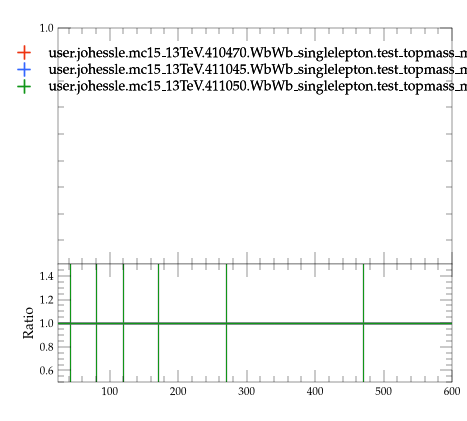

This chart was generated by the following Python code:
#! /usr/bin/env python3

# This Python script was auto-generated using YODA v2.1.2.
# Analysis object: /WbWb_singlelepton/pT_jet2
# Timestamp: 07-08-2026 (09:16:02)

import matplotlib as mpl
import matplotlib.pyplot as plt
mpl.use('Agg') # comment out for interactive use
import os
import numpy as np
from numpy import nan, inf

plotDir = os.path.split(os.path.realpath(__file__))[0]
if 'YODA_USER_PLOT_PATH' in globals():
    plot_outdir = globals()['YODA_USER_PLOT_PATH']
else:
    plot_outdir = plotDir

#plot style
plt.style.use(os.path.join(plotDir, '../default.mplstyle'))
# plot metadata
figW, figH = plt.rcParams['figure.figsize']
ax_xLabel = ''
ax_yLabel = ''
ax_title  = ''
ax_xScale = 'linear'
ax_yScale = 'linear'
xLims = (25.0, 600.0)
yLims = (0.11, 1.0)

# TeX-friendly labels for the legend
labels = {
  'legend' : ([ r"user.johessle.mc15\_13TeV.410470.WbWb\_singlelepton.test\_topmass\_mppui", r"user.johessle.mc15\_13TeV.411045.WbWb\_singlelepton.test\_topmass\_mppui", r"user.johessle.mc15\_13TeV.411050.WbWb\_singlelepton.test\_topmass\_mppui" ], r""),
}

# Adjust canvas width and height
canvasW = 10.0
canvasH = 9.0
figW *= canvasW/10.
figH *= canvasH/9.

# Create figure and axis objects
fig, (ax, ratio0_ax) = plt.subplots(2, 1, sharex=True,
                  figsize=(figW,figH), gridspec_kw={'height_ratios': (6.0, 3.0)})

# Set figure margins
plt.subplots_adjust(
    left   = 1.0 * plt.rcParams['figure.subplot.left'],
    right  = 1.0 * plt.rcParams['figure.subplot.right'],
    top    = 1.0 * plt.rcParams['figure.subplot.top'],
    bottom = 1.0 * plt.rcParams['figure.subplot.bottom'])

ratio0_ax.yaxis.set_major_locator(mpl.ticker.MultipleLocator(0.2))
ratio0_ax.set_ylim(0.5, 1.4999)
ratio0_ax.set_ylabel('Ratio')

# the numerical data is stored in a separate file
dataf = dict()
prefix = os.path.split(__file__)[0]
if prefix:    prefix = prefix + '/'
exec(open(prefix+'pT_jet2__data.py').read(), dataf)


legend_handles = dict() # keep track of handles for the legend

# style options for curves
# starts at zorder>=5 to draw curve on top of legend
styles = {
  'user.johessle.mc15_13TeV.410470.WbWb_singlelepton.test_topmass_mppui.yoda': {
    'color' : '#EE3311',
    'linestyle' : '-',
    'lineopacity' : 1.0,
    'linewidth' : 1,
    'marker' : 'none',
    'markersize' : 2,
    'capsize' : 0.0,
    'zorder' : 5,
    'histstyle' : 1,
    'drawstyle' : 'steps-pre',
    'xerrorbars' : 1,
    'yerrorbars' : 1,
    'fillcolor' : None,
    'fillopacity' : 1.0,
    'ratio0_linestyle' : '-',
    'ratio0_lineopacity' : 1.0,
    'ratio0_linewidth' : 1,
    'ratio0_marker' : 'none',
    'ratio0_markersize' : 2,
    'ratio0_capsize' : 0.0,
    'ratio0_zorder' : 5,
    'ratio0_histstyle' : 1,
    'ratio0_drawstyle' : 'steps-pre',
    'ratio0_xerrorbars' : 1,
    'ratio0_yerrorbars' : 1,
  },
  'user.johessle.mc15_13TeV.411045.WbWb_singlelepton.test_topmass_mppui.yoda': {
    'color' : '#3366FF',
    'linestyle' : '-',
    'lineopacity' : 1.0,
    'linewidth' : 1,
    'marker' : 'none',
    'markersize' : 2,
    'capsize' : 0.0,
    'zorder' : 6,
    'histstyle' : 1,
    'drawstyle' : 'steps-pre',
    'xerrorbars' : 1,
    'yerrorbars' : 1,
    'fillcolor' : None,
    'fillopacity' : 1.0,
    'ratio0_linestyle' : '-',
    'ratio0_lineopacity' : 1.0,
    'ratio0_linewidth' : 1,
    'ratio0_marker' : 'none',
    'ratio0_markersize' : 2,
    'ratio0_capsize' : 0.0,
    'ratio0_zorder' : 6,
    'ratio0_histstyle' : 1,
    'ratio0_drawstyle' : 'steps-pre',
    'ratio0_xerrorbars' : 1,
    'ratio0_yerrorbars' : 1,
  },
  'user.johessle.mc15_13TeV.411050.WbWb_singlelepton.test_topmass_mppui.yoda': {
    'color' : '#109618',
    'linestyle' : '-',
    'lineopacity' : 1.0,
    'linewidth' : 1,
    'marker' : 'none',
    'markersize' : 2,
    'capsize' : 0.0,
    'zorder' : 7,
    'histstyle' : 1,
    'drawstyle' : 'steps-pre',
    'xerrorbars' : 1,
    'yerrorbars' : 1,
    'fillcolor' : None,
    'fillopacity' : 1.0,
    'ratio0_linestyle' : '-',
    'ratio0_lineopacity' : 1.0,
    'ratio0_linewidth' : 1,
    'ratio0_marker' : 'none',
    'ratio0_markersize' : 2,
    'ratio0_capsize' : 0.0,
    'ratio0_zorder' : 7,
    'ratio0_histstyle' : 1,
    'ratio0_drawstyle' : 'steps-pre',
    'ratio0_xerrorbars' : 1,
    'ratio0_yerrorbars' : 1,
  },
}

# curve from input yoda files in main panel
for label, yvals in dataf['yvals'].items():
    if all(np.isnan(v) for v in dataf['yvals'][label]):
        continue
    tmp = None
    if styles[label]['histstyle']: # draw as histogram
        xpos = dataf['xedges'][label] if styles[label]['drawstyle'] else dataf['xpoints'][label]
        ypos = np.insert(yvals, 0, yvals[0]) if styles[label]['drawstyle'] else yvals
        if styles[label]['fillcolor']: # fill area below curve
            ax.fill_between(xpos, ypos, step='pre',
                            color=styles[label]['fillcolor'],
                            alpha=styles[label]['fillopacity'])
        tmp, = ax.plot(xpos, ypos,
                       color=styles[label]['color'],
                       linestyle=styles[label]['linestyle'],
                       alpha=styles[label]['lineopacity'],
                       linewidth=styles[label]['linewidth'],
                       drawstyle=styles[label]['drawstyle'], solid_joinstyle='miter',
                       zorder=styles[label]['zorder'], label=label)
    tmp = ax.errorbar(dataf['xpoints'][label], yvals,
                      xerr=np.array(dataf['xerrs'][label])*styles[label]['xerrorbars'],
                      yerr=np.array(dataf['yerrs'][label])*styles[label]['yerrorbars'],
                      fmt=styles[label]['marker'], capsize=styles[label]['capsize'],
                      alpha=styles[label]['lineopacity'],
                      markersize=styles[label]['markersize'],
                      ecolor=styles[label]['color'],
                      color=styles[label]['color'], zorder=styles[label]['zorder'])
    tmp[-1][0].set_linestyle(styles[label]['linestyle'])
    tmp[-1][0].set_linewidth(styles[label]['linewidth'])
    if label in dataf['add_legend_handle']:  legend_handles[label] = tmp
    for varLabel in dataf['variation_yvals'].keys():
        if varLabel.startswith(label):
            tmp, = ax.plot(dataf['xedges'][label], dataf['variation_yvals'][varLabel],
                           color=styles[label]['color'],
                           linestyle=styles[label]['linestyle'],
                           linewidth=styles[label]['linewidth'],
                           drawstyle='steps-pre', solid_joinstyle='miter',
                           zorder=styles[label]['zorder'], alpha=0.5)


# plots on ratio panel
# curve from input yoda files in ratio panel
for label, yvals in dataf['ratio0_yvals'].items():
    if all(np.isnan(v) for v in yvals):
        continue
    if styles[label]['ratio0_histstyle']: # plot as histogram
        xpos = dataf['xedges']['user.johessle.mc15_13TeV.410470.WbWb_singlelepton.test_topmass_mppui.yoda'] if styles[label]['ratio0_drawstyle'] else dataf['xpoints']['user.johessle.mc15_13TeV.410470.WbWb_singlelepton.test_topmass_mppui.yoda']
        ypos = np.insert(yvals, 0, yvals[0]) if styles[label]['ratio0_drawstyle'] else yvals
        ratio0_ax.plot(xpos, ypos,
                       color=styles[label]['color'],
                       linewidth=styles[label]['linewidth'],
                       linestyle=styles[label]['ratio0_linestyle'],
                       alpha=styles[label]['ratio0_lineopacity'],
                       drawstyle=styles[label]['ratio0_drawstyle'], zorder=styles[label]['zorder'],
                       solid_joinstyle='miter')
    tmp = ratio0_ax.errorbar(dataf['xpoints']['user.johessle.mc15_13TeV.410470.WbWb_singlelepton.test_topmass_mppui.yoda'], yvals,
                             xerr=np.array(dataf['ref_xerrs'])*styles[label]['ratio0_xerrorbars'],
                             yerr=np.array(dataf['ratio0_yerrs'][label])*styles[label]['ratio0_yerrorbars'],
                             fmt=styles[label]['ratio0_marker'], capsize=styles[label]['ratio0_capsize'],
                             alpha=styles[label]['ratio0_lineopacity'],
                             markersize=styles[label]['ratio0_markersize'],
                             ecolor=styles[label]['color'],
                             color=styles[label]['color'])
    tmp[-1][0].set_linestyle(styles[label]['ratio0_linestyle'])
    tmp[-1][0].set_linewidth(styles[label]['ratio0_linewidth'])

    for varlabel in dataf['ratio0_variation_vals'].keys():
        if varlabel.startswith(label):
            ratio0_ax.plot(dataf['xedges']['user.johessle.mc15_13TeV.410470.WbWb_singlelepton.test_topmass_mppui.yoda'],
                            dataf['ratio0_variation_vals'][varlabel],
                            color=styles[label]['color'],
                            linestyle=styles[label]['linestyle'],
                            linewidth=styles[label]['linewidth'],
                            drawstyle='steps-pre', solid_joinstyle='miter',
                            zorder=1, alpha=0.5)

legend_items = list(legend_handles.values())
ax.add_artist(ax.legend(legend_items,
                        labels['legend'][0],
                        title=labels['legend'][1],
                        alignment='left',
                        loc='upper center',
                        bbox_to_anchor=(0.5, 0.97)))

# set plot metadata as defined above
ratio0_ax.set_xlabel(ax_xLabel)
ratio0_ax.xaxis.set_label_coords(1., -0.15)
ax.set_ylabel(ax_yLabel, ha='right', va='top')
ax.yaxis.set_label_coords(-0.11, 1.0)
ax.set_title(ax_title, loc='left')
ax.set_xscale(ax_xScale)
ax.set_yscale(ax_yScale)
ratio0_ax.set_yscale('linear')
ax.set_xlim(xLims)
ax.set_ylim(yLims)

# tick formatting
plt.rcParams['xtick.top'] = True
plt.rcParams['ytick.right'] = True
ax.yaxis.set_major_locator(mpl.ticker.LogLocator(base=10.0, numticks=np.inf))
ax.yaxis.set_minor_locator(mpl.ticker.LogLocator(
                           base=10.0, subs=np.arange(0.1, 1, 0.1), numticks=np.inf))
fig.align_ylabels((ax, ratio0_ax))
plt.savefig(os.path.join(plot_outdir, 'pT_jet2.pdf'), format='PDF')
plt.savefig(os.path.join(plot_outdir, 'pT_jet2.png'), format='PNG')

plt.close(fig)
